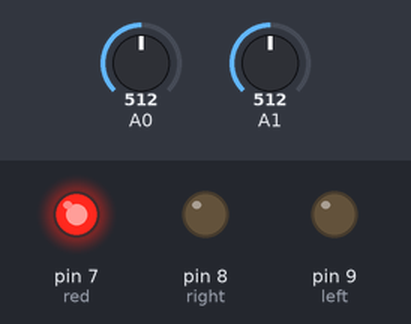
The sketch below on a simulated Arduino Uno, built with avr-gcc and run on an emulated ATmega328P. Parts: output pins drawn as LEDs (lit = HIGH). The inputs (shaded band) are chosen by the test bench; at power-on: A0 = 512, A1 = 512. What the sketch prints to the serial monitor is not drawn.

Above: at 1.2 s.
1.3 s: A0 set to 990
2.8 s: A0 set to 1010
At 4.1 s:
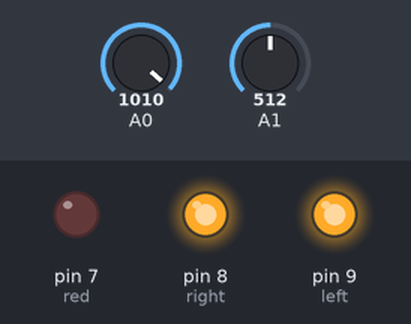
Timing chart, 0 to 5.8 s (numbered marks = the images above; inputs shaded):
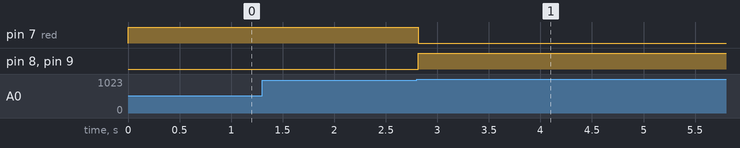

The sketch:

Smart-Traffic.ino
```cpp
/* TurnStyle Traffic Express
Colin Barber */

void setup() {
  Serial.begin(9600);
  pinMode(7, OUTPUT); // red
  pinMode(8, OUTPUT); // right
  pinMode(9, OUTPUT); // left

}

bool trafficState = LOW;
bool held = LOW;
int check = 0;
bool flip = LOW;

void loop() {

// touch sensor

  int sensorValue = analogRead(A0);

  if (sensorValue >= 1000) {
    if (held == LOW){
    trafficState = !trafficState;
    held = HIGH;}
  }
  else {
    held = LOW;
  }
if (trafficState == HIGH) {
    digitalWrite(7, LOW);
    digitalWrite(8, HIGH);
    digitalWrite(9, HIGH);
  }
  else {
    digitalWrite (7, HIGH);
    digitalWrite(8, LOW);
    if (check <2) digitalWrite(9, LOW);

  int sensorValue2 = analogRead(A1);
  if (sensorValue2 >= 1000) {
    switch (check) {
    case 0:
    check++;
    delay (560);
    break;
    case 1:
    check--;
    delay (560);
    break;
    case 2:
    flip = HIGH;
    digitalWrite(9, HIGH);
    check++;
    delay (560);
    break;
    case 3:
    if (flip == HIGH){
       check--;
    }
    else {
    digitalWrite(9, LOW);
    check = 0;
    delay (560);}
    break;
  }}
  else {
    switch (check) {
    case 0:
    digitalWrite (9, LOW);
    break;
    case 1:
    check++;
    delay (560);
    break;
    case 2:
    flip = LOW;
    digitalWrite(9, HIGH);
    check++;
    delay (560);
    break;
    case 3:
    if (flip == HIGH){
      check--;
      delay (560);}
    else {
      check = 0;
    }
    break;
  }
  }
    Serial.print("check = ");
    Serial.print(check);
    Serial.println();

    Serial.print("flip = ");
    Serial.print(flip);
    Serial.println();


  }

// light sensor


}
```

Measured:
- the behaviour switches between 999 and 1000 on A0 (found by bisection; images 0 and 1)
- after the input at 1.3 s, every drawn part: stays the same
- after the input at 2.8 s, pin 7 (red): HIGH → LOW at once; pin 8 (right), pin 9 (left): LOW → HIGH at once
